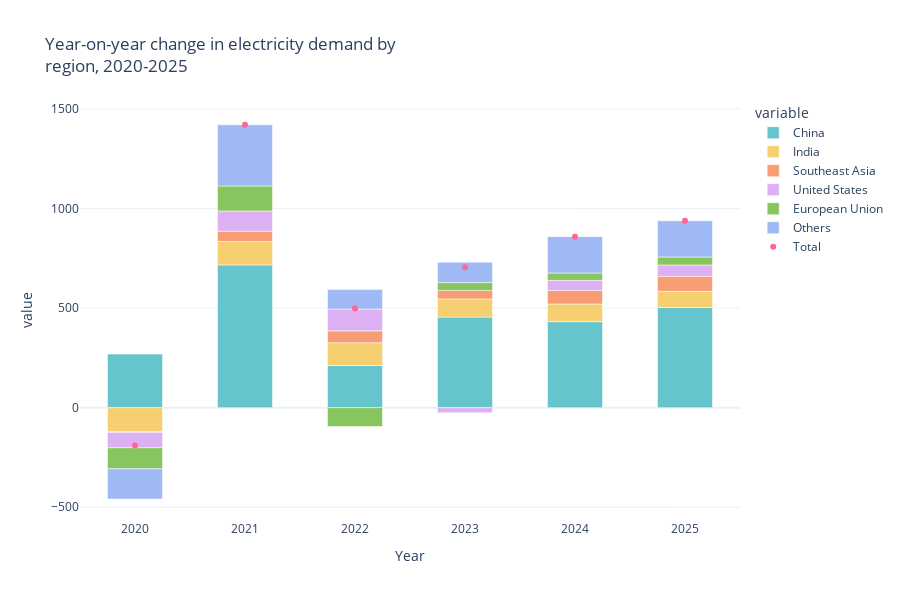

Here is the notebook cell this chart was saved with:
### Markdown cell above
5. Use the method `update_layout` to change the overall visuals of the chart by setting a `template`

### Code cell
fig = px.bar(dta, x=dta.index, y=[ 'China', 'India', 'Southeast Asia', 'United States', 'European Union', 'Others'],
            hover_name=dta.index, 
            color_discrete_sequence= px.colors.qualitative.Pastel,
            height=600, width=900,
            title='Year-on-year change in electricity demand by <br>region, 2020-2025')

fig.add_scatter(x=dta.index, y=dta.Total, mode="markers", name="Total")

fig.update_layout(bargap=0.5)  # gap between bars of adjacent location coordinates.

fig.update_traces(hovertemplate ='<br>%{x} <br>'+ '<b>%{y:.2f} Twh </b>')

fig.update_layout(template="plotly_white")

fig.show()

### Figure 1 — Plotly figure (JSON) as saved in the notebook; plotly's stock layout.template omitted (floating-point values rounded to 4 significant figures)
{"data": [{"alignmentgroup": "True", "hovertemplate": "<br>%{x} <br><b>%{y:.2f} Twh </b>", "hovertext": [2020, 2021, 2022, 2023, 2024, 2025], "legendgroup": "China", "marker": {"color": "rgb(102, 197, 204)", "pattern": {"shape": ""}}, "name": "China", "offsetgroup": "China", "orientation": "v", "showlegend": true, "textposition": "auto", "type": "bar", "x": [2020, 2021, 2022, 2023, 2024, 2025], "xaxis": "x", "y": [269.1, 716.9, 211.8, 455, 432.2, 503.1], "yaxis": "y"}, {"alignmentgroup": "True", "hovertemplate": "<br>%{x} <br><b>%{y:.2f} Twh </b>", "hovertext": [2020, 2021, 2022, 2023, 2024, 2025], "legendgroup": "India", "marker": {"color": "rgb(246, 207, 113)", "pattern": {"shape": ""}}, "name": "India", "offsetgroup": "India", "orientation": "v", "showlegend": true, "textposition": "auto", "type": "bar", "x": [2020, 2021, 2022, 2023, 2024, 2025], "xaxis": "x", "y": [-120.6, 118.1, 114.5, 91.4, 88.6, 81.7], "yaxis": "y"}, {"alignmentgroup": "True", "hovertemplate": "<br>%{x} <br><b>%{y:.2f} Twh </b>", "hovertext": [2020, 2021, 2022, 2023, 2024, 2025], "legendgroup": "Southeast Asia", "marker": {"color": "rgb(248, 156, 116)", "pattern": {"shape": ""}}, "name": "Southeast Asia", "offsetgroup": "Southeast Asia", "orientation": "v", "showlegend": true, "textposition": "auto", "type": "bar", "x": [2020, 2021, 2022, 2023, 2024, 2025], "xaxis": "x", "y": [-3.5, 51.3, 59.6, 42.4, 68.3, 74.8], "yaxis": "y"}, {"alignmentgroup": "True", "hovertemplate": "<br>%{x} <br><b>%{y:.2f} Twh </b>", "hovertext": [2020, 2021, 2022, 2023, 2024, 2025], "legendgroup": "United States", "marker": {"color": "rgb(220, 176, 242)", "pattern": {"shape": ""}}, "name": "United States", "offsetgroup": "United States", "orientation": "v", "showlegend": true, "textposition": "auto", "type": "bar", "x": [2020, 2021, 2022, 2023, 2024, 2025], "xaxis": "x", "y": [-77.3, 101.6, 109.5, -25.9, 50.5, 57.3], "yaxis": "y"}, {"alignmentgroup": "True", "hovertemplate": "<br>%{x} <br><b>%{y:.2f} Twh </b>", "hovertext": [2020, 2021, 2022, 2023, 2024, 2025], "legendgroup": "European Union", "marker": {"color": "rgb(135, 197, 95)", "pattern": {"shape": ""}}, "name": "European Union", "offsetgroup": "European Union", "orientation": "v", "showlegend": true, "textposition": "auto", "type": "bar", "x": [2020, 2021, 2022, 2023, 2024, 2025], "xaxis": "x", "y": [-105.8, 125.6, -94.9, 39.5, 37, 40], "yaxis": "y"}, {"alignmentgroup": "True", "hovertemplate": "<br>%{x} <br><b>%{y:.2f} Twh </b>", "hovertext": [2020, 2021, 2022, 2023, 2024, 2025], "legendgroup": "Others", "marker": {"color": "rgb(158, 185, 243)", "pattern": {"shape": ""}}, "name": "Others", "offsetgroup": "Others", "orientation": "v", "showlegend": true, "textposition": "auto", "type": "bar", "x": [2020, 2021, 2022, 2023, 2024, 2025], "xaxis": "x", "y": [-151.4, 307.5, 97.6, 102.6, 182.5, 181.5], "yaxis": "y"}, {"hovertemplate": "<br>%{x} <br><b>%{y:.2f} Twh </b>", "mode": "markers", "name": "Total", "type": "scatter", "x": [2020, 2021, 2022, 2023, 2024, 2025], "y": [-189.5, 1421, 498.1, 705, 859.1, 938.4]}], "layout": {"bargap": 0.5, "barmode": "relative", "height": 600, "legend": {"title": {"text": "variable"}, "tracegroupgap": 0}, "title": {"text": "Year-on-year change in electricity demand by <br>region, 2020-2025"}, "width": 900, "xaxis": {"anchor": "y", "domain": [0, 1], "title": {"text": "Year"}}, "yaxis": {"anchor": "x", "domain": [0, 1], "title": {"text": "value"}}}}
